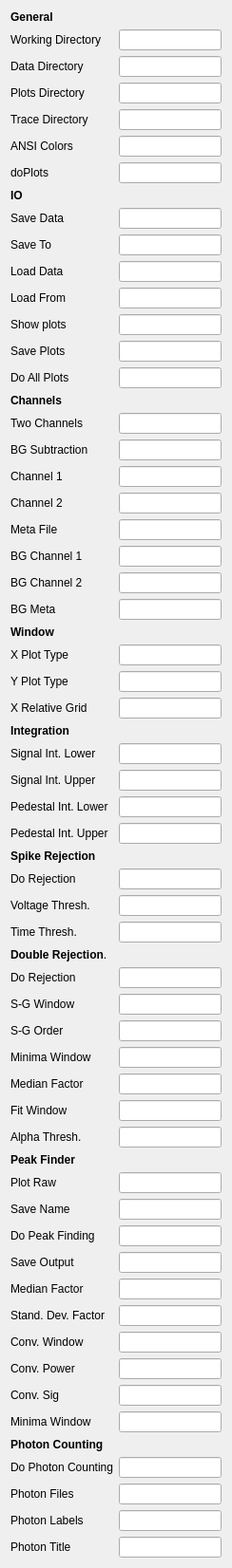
              <widget class="QWidget" name="MasterTab">
               <attribute name="title">
                <string>Master</string>
               </attribute>
               <layout class="QFormLayout" name="formLayout">
                <item row="1" column="0">
                 <widget class="QLabel" name="GeneralLabel">
                  <property name="text">
                   <string>&lt;b&gt;General&lt;/b&gt;</string>
                  </property>
                 </widget>
                </item>
                <item row="2" column="0">
                 <widget class="QLabel" name="workingDirLabel">
                  <property name="text">
                   <string>Working Directory</string>
                  </property>
                 </widget>
                </item>
                <item row="2" column="1">
                 <widget class="QLineEdit" name="workingDirRO">
                  <property name="readOnly">
                   <bool>true</bool>
                  </property>
                 </widget>
                </item>
                <item row="3" column="0">
                 <widget class="QLabel" name="dataDirLabel">
                  <property name="text">
                   <string>Data Directory</string>
                  </property>
                 </widget>
                </item>
                <item row="3" column="1">
                 <widget class="QLineEdit" name="dataDirRO">
                  <property name="readOnly">
                   <bool>true</bool>
                  </property>
                 </widget>
                </item>
                <item row="4" column="0">
                 <widget class="QLabel" name="plotsDirLabel">
                  <property name="text">
                   <string>Plots Directory</string>
                  </property>
                 </widget>
                </item>
                <item row="4" column="1">
                 <widget class="QLineEdit" name="plotsDirRO">
                  <property name="readOnly">
                   <bool>true</bool>
                  </property>
                 </widget>
                </item>
                <item row="5" column="0">
                 <widget class="QLabel" name="traceDirLabel">
                  <property name="text">
                   <string>Trace Directory</string>
                  </property>
                 </widget>
                </item>
                <item row="5" column="1">
                 <widget class="QLineEdit" name="traceDirRO">
                  <property name="readOnly">
                   <bool>true</bool>
                  </property>
                 </widget>
                </item>
                <item row="6" column="0">
                 <widget class="QLabel" name="ansiColorsLabel">
                  <property name="text">
                   <string>ANSI Colors</string>
                  </property>
                 </widget>
                </item>
                <item row="6" column="1">
                 <widget class="QLineEdit" name="ansiColorsRO">
                  <property name="readOnly">
                   <bool>true</bool>
                  </property>
                 </widget>
                </item>
                <item row="7" column="0">
                 <widget class="QLabel" name="doPlotsLabel">
                  <property name="text">
                   <string>doPlots</string>
                  </property>
                 </widget>
                </item>
                <item row="7" column="1">
                 <widget class="QLineEdit" name="doPlotsRO">
                  <property name="readOnly">
                   <bool>true</bool>
                  </property>
                 </widget>
                </item>
                <item row="8" column="0">
                 <widget class="QLabel" name="IOLabel">
                  <property name="text">
                   <string>&lt;b&gt;IO&lt;/b&gt;</string>
                  </property>
                 </widget>
                </item>
                <item row="9" column="0">
                 <widget class="QLabel" name="saveDataLabel">
                  <property name="text">
                   <string>Save Data</string>
                  </property>
                 </widget>
                </item>
                <item row="9" column="1">
                 <widget class="QLineEdit" name="saveDataRO">
                  <property name="readOnly">
                   <bool>true</bool>
                  </property>
                 </widget>
                </item>
                <item row="10" column="0">
                 <widget class="QLabel" name="saveToLabel">
                  <property name="text">
                   <string>Save To</string>
                  </property>
                 </widget>
                </item>
                <item row="10" column="1">
                 <widget class="QLineEdit" name="saveToRO">
                  <property name="readOnly">
                   <bool>true</bool>
                  </property>
                 </widget>
                </item>
                <item row="11" column="0">
                 <widget class="QLabel" name="loadLabel">
                  <property name="text">
                   <string>Load Data</string>
                  </property>
                 </widget>
                </item>
                <item row="11" column="1">
                 <widget class="QLineEdit" name="loadRO">
                  <property name="readOnly">
                   <bool>true</bool>
                  </property>
                 </widget>
                </item>
                <item row="12" column="0">
                 <widget class="QLabel" name="loadFromLabel">
                  <property name="text">
                   <string>Load From</string>
                  </property>
                 </widget>
                </item>
                <item row="12" column="1">
                 <widget class="QLineEdit" name="loadFromRO">
                  <property name="readOnly">
                   <bool>true</bool>
                  </property>
                 </widget>
                </item>
                <item row="13" column="0">
                 <widget class="QLabel" name="showPlotsLabel">
                  <property name="text">
                   <string>Show plots</string>
                  </property>
                 </widget>
                </item>
                <item row="13" column="1">
                 <widget class="QLineEdit" name="showPlotsRO">
                  <property name="readOnly">
                   <bool>true</bool>
                  </property>
                 </widget>
                </item>
                <item row="14" column="0">
                 <widget class="QLabel" name="savePlotsLabel">
                  <property name="text">
                   <string>Save Plots</string>
                  </property>
                 </widget>
                </item>
                <item row="14" column="1">
                 <widget class="QLineEdit" name="savePlotsRO">
                  <property name="readOnly">
                   <bool>true</bool>
                  </property>
                 </widget>
                </item>
                <item row="15" column="0">
                 <widget class="QLabel" name="allPlotsLabel">
                  <property name="text">
                   <string>Do All Plots</string>
                  </property>
                 </widget>
                </item>
                <item row="15" column="1">
                 <widget class="QLineEdit" name="allPlotsRO">
                  <property name="readOnly">
                   <bool>true</bool>
                  </property>
                 </widget>
                </item>
                <item row="16" column="0">
                 <widget class="QLabel" name="ChannelLabel">
                  <property name="text">
                   <string>&lt;b&gt;Channels&lt;/b&gt;</string>
                  </property>
                 </widget>
                </item>
                <item row="17" column="0">
                 <widget class="QLabel" name="doubleChannelLabel">
                  <property name="text">
                   <string>Two Channels</string>
                  </property>
                 </widget>
                </item>
                <item row="18" column="0">
                 <widget class="QLabel" name="BGSubtractionLabel">
                  <property name="text">
                   <string>BG Subtraction</string>
                  </property>
                 </widget>
                </item>
                <item row="19" column="0">
                 <widget class="QLabel" name="channel1Label">
                  <property name="text">
                   <string>Channel 1</string>
                  </property>
                 </widget>
                </item>
                <item row="20" column="0">
                 <widget class="QLabel" name="channel2Label">
                  <property name="text">
                   <string>Channel 2</string>
                  </property>
                 </widget>
                </item>
                <item row="21" column="0">
                 <widget class="QLabel" name="metaLabel">
                  <property name="text">
                   <string>Meta File</string>
                  </property>
                 </widget>
                </item>
                <item row="22" column="0">
                 <widget class="QLabel" name="channelBGLabel">
                  <property name="text">
                   <string>BG Channel 1</string>
                  </property>
                 </widget>
                </item>
                <item row="24" column="0">
                 <widget class="QLabel" name="channel2BGLabel">
                  <property name="text">
                   <string>BG Meta</string>
                  </property>
                 </widget>
                </item>
                <item row="23" column="0">
                 <widget class="QLabel" name="metaBG">
                  <property name="text">
                   <string>BG Channel 2</string>
                  </property>
                 </widget>
                </item>
                <item row="17" column="1">
                 <widget class="QLineEdit" name="doubleChannelRO">
                  <property name="readOnly">
                   <bool>true</bool>
                  </property>
                 </widget>
                </item>
                <item row="18" column="1">
                 <widget class="QLineEdit" name="BGSubtractionRO">
                  <property name="readOnly">
                   <bool>true</bool>
                  </property>
                 </widget>
                </item>
                <item row="19" column="1">
                 <widget class="QLineEdit" name="channel1RO">
                  <property name="readOnly">
                   <bool>true</bool>
                  </property>
                 </widget>
                </item>
                <item row="20" column="1">
                 <widget class="QLineEdit" name="channel2RO">
                  <property name="readOnly">
                   <bool>true</bool>
                  </property>
                 </widget>
                </item>
                <item row="21" column="1">
                 <widget class="QLineEdit" name="metaRO">
                  <property name="readOnly">
                   <bool>true</bool>
                  </property>
                 </widget>
                </item>
                <item row="22" column="1">
                 <widget class="QLineEdit" name="channel1BGRO">
                  <property name="readOnly">
                   <bool>true</bool>
                  </property>
                 </widget>
                </item>
                <item row="23" column="1">
                 <widget class="QLineEdit" name="channel2BGRO">
                  <property name="readOnly">
                   <bool>true</bool>
                  </property>
                 </widget>
                </item>
                <item row="24" column="1">
                 <widget class="QLineEdit" name="metaBGRO">
                  <property name="readOnly">
                   <bool>true</bool>
                  </property>
                 </widget>
                </item>
                <item row="25" column="0">
                 <widget class="QLabel" name="WindowLabel">
                  <property name="text">
                   <string>&lt;b&gt;Window&lt;/b&gt;</string>
                  </property>
                 </widget>
                </item>
                <item row="26" column="0">
                 <widget class="QLabel" name="xPlotTypeLabel">
                  <property name="text">
                   <string>X Plot Type</string>
                  </property>
                 </widget>
                </item>
                <item row="27" column="0">
                 <widget class="QLabel" name="yPlotTypeLabel">
                  <property name="text">
                   <string>Y Plot Type</string>
                  </property>
                 </widget>
                </item>
                <item row="28" column="0">
                 <widget class="QLabel" name="xRelativeGridLabel">
                  <property name="text">
                   <string>X Relative Grid</string>
                  </property>
                 </widget>
                </item>
                <item row="26" column="1">
                 <widget class="QLineEdit" name="xPlotTypeRO">
                  <property name="readOnly">
                   <bool>true</bool>
                  </property>
                 </widget>
                </item>
                <item row="27" column="1">
                 <widget class="QLineEdit" name="yPlotTypeRO">
                  <property name="readOnly">
                   <bool>true</bool>
                  </property>
                 </widget>
                </item>
                <item row="28" column="1">
                 <widget class="QLineEdit" name="xRelativeGridRO">
                  <property name="readOnly">
                   <bool>true</bool>
                  </property>
                 </widget>
                </item>
                <item row="29" column="0">
                 <widget class="QLabel" name="IntegrationLabel">
                  <property name="text">
                   <string>&lt;b&gt;Integration&lt;/b&gt;</string>
                  </property>
                 </widget>
                </item>
                <item row="30" column="0">
                 <widget class="QLabel" name="SILLabel">
                  <property name="text">
                   <string>Signal Int. Lower</string>
                  </property>
                 </widget>
                </item>
                <item row="31" column="0">
                 <widget class="QLabel" name="SIULabel">
                  <property name="text">
                   <string>Signal Int. Upper</string>
                  </property>
                 </widget>
                </item>
                <item row="32" column="0">
                 <widget class="QLabel" name="PILLabel">
                  <property name="text">
                   <string>Pedestal Int. Lower</string>
                  </property>
                 </widget>
                </item>
                <item row="33" column="0">
                 <widget class="QLabel" name="PIULabel">
                  <property name="text">
                   <string>Pedestal Int. Upper</string>
                  </property>
                 </widget>
                </item>
                <item row="30" column="1">
                 <widget class="QLineEdit" name="SILRO">
                  <property name="readOnly">
                   <bool>true</bool>
                  </property>
                 </widget>
                </item>
                <item row="31" column="1">
                 <widget class="QLineEdit" name="SIURO">
                  <property name="readOnly">
                   <bool>true</bool>
                  </property>
                 </widget>
                </item>
                <item row="32" column="1">
                 <widget class="QLineEdit" name="PILRO">
                  <property name="readOnly">
                   <bool>true</bool>
                  </property>
                 </widget>
                </item>
                <item row="33" column="1">
                 <widget class="QLineEdit" name="PIURO">
                  <property name="readOnly">
                   <bool>true</bool>
                  </property>
                 </widget>
                </item>
                <item row="34" column="0">
                 <widget class="QLabel" name="SpikeRejectionLabel">
                  <property name="text">
                   <string>&lt;html&gt;&lt;head/&gt;&lt;body&gt;&lt;p&gt;&lt;span style=&quot; font-weight:600;&quot;&gt;Spike Rejection&lt;/span&gt;&lt;/p&gt;&lt;/body&gt;&lt;/html&gt;</string>
                  </property>
                 </widget>
                </item>
                <item row="35" column="0">
                 <widget class="QLabel" name="doSpikeRejectionLabel">
                  <property name="text">
                   <string>Do Rejection</string>
                  </property>
                 </widget>
                </item>
                <item row="36" column="0">
                 <widget class="QLabel" name="voltageThreshholdLabel">
                  <property name="text">
                   <string>Voltage Thresh.</string>
                  </property>
                 </widget>
                </item>
                <item row="37" column="0">
                 <widget class="QLabel" name="timeThresholdLabel">
                  <property name="text">
                   <string>Time Thresh.</string>
                  </property>
                 </widget>
                </item>
                <item row="35" column="1">
                 <widget class="QLineEdit" name="doSpikeRejectionRO">
                  <property name="readOnly">
                   <bool>true</bool>
                  </property>
                 </widget>
                </item>
                <item row="36" column="1">
                 <widget class="QLineEdit" name="voltageThresholdRO">
                  <property name="readOnly">
                   <bool>true</bool>
                  </property>
                 </widget>
                </item>
                <item row="37" column="1">
                 <widget class="QLineEdit" name="timeThresholdRO">
                  <property name="readOnly">
                   <bool>true</bool>
                  </property>
                 </widget>
                </item>
                <item row="38" column="0">
                 <widget class="QLabel" name="SmoothedDoubleRejectionLabel">
                  <property name="text">
                   <string>&lt;b&gt;Double Rejection&lt;/b&gt;.</string>
                  </property>
                 </widget>
                </item>
                <item row="39" column="0">
                 <widget class="QLabel" name="doDoubleRejectionLabel">
                  <property name="text">
                   <string>Do Rejection</string>
                  </property>
                 </widget>
                </item>
                <item row="40" column="0">
                 <widget class="QLabel" name="SGWindowLabel">
                  <property name="text">
                   <string>S-G Window</string>
                  </property>
                 </widget>
                </item>
                <item row="41" column="0">
                 <widget class="QLabel" name="SGOrderLabel">
                  <property name="text">
                   <string>S-G Order</string>
                  </property>
                 </widget>
                </item>
                <item row="45" column="0">
                 <widget class="QLabel" name="alphaThresholdLabel">
                  <property name="text">
                   <string>Alpha Thresh.</string>
                  </property>
                 </widget>
                </item>
                <item row="44" column="0">
                 <widget class="QLabel" name="fitWindowLabel">
                  <property name="text">
                   <string>Fit Window</string>
                  </property>
                 </widget>
                </item>
                <item row="43" column="0">
                 <widget class="QLabel" name="medianFactorDRLabel">
                  <property name="text">
                   <string>Median Factor</string>
                  </property>
                 </widget>
                </item>
                <item row="42" column="0">
                 <widget class="QLabel" name="minimaWindowDRLabel">
                  <property name="text">
                   <string>Minima Window</string>
                  </property>
                 </widget>
                </item>
                <item row="39" column="1">
                 <widget class="QLineEdit" name="doDoubleRejectionRO">
                  <property name="readOnly">
                   <bool>true</bool>
                  </property>
                 </widget>
                </item>
                <item row="40" column="1">
                 <widget class="QLineEdit" name="SGWindowRO">
                  <property name="readOnly">
                   <bool>true</bool>
                  </property>
                 </widget>
                </item>
                <item row="41" column="1">
                 <widget class="QLineEdit" name="SGOrderRO">
                  <property name="readOnly">
                   <bool>true</bool>
                  </property>
                 </widget>
                </item>
                <item row="42" column="1">
                 <widget class="QLineEdit" name="minimaWindowDRRO">
                  <property name="readOnly">
                   <bool>true</bool>
                  </property>
                 </widget>
                </item>
                <item row="43" column="1">
                 <widget class="QLineEdit" name="medianFactorDRRO">
                  <property name="readOnly">
                   <bool>true</bool>
                  </property>
                 </widget>
                </item>
                <item row="44" column="1">
                 <widget class="QLineEdit" name="fitWindowRO">
                  <property name="readOnly">
                   <bool>true</bool>
                  </property>
                 </widget>
                </item>
                <item row="45" column="1">
                 <widget class="QLineEdit" name="alphaThresholdRO">
                  <property name="readOnly">
                   <bool>true</bool>
                  </property>
                 </widget>
                </item>
                <item row="46" column="0">
                 <widget class="QLabel" name="PeakFinderLabel">
                  <property name="text">
                   <string>&lt;b&gt;Peak Finder&lt;/b&gt;</string>
                  </property>
                 </widget>
                </item>
                <item row="56" column="0">
                 <widget class="QLabel" name="minimaWindowPFLabel">
                  <property name="text">
                   <string>Minima Window</string>
                  </property>
                 </widget>
                </item>
                <item row="47" column="0">
                 <widget class="QLabel" name="plotRawLabel">
                  <property name="text">
                   <string>Plot Raw</string>
                  </property>
                 </widget>
                </item>
                <item row="55" column="0">
                 <widget class="QLabel" name="convSigLabel">
                  <property name="text">
                   <string>Conv. Sig</string>
                  </property>
                 </widget>
                </item>
                <item row="54" column="0">
                 <widget class="QLabel" name="convPowerLabel">
                  <property name="text">
                   <string>Conv. Power</string>
                  </property>
                 </widget>
                </item>
                <item row="53" column="0">
                 <widget class="QLabel" name="convWindowLabel">
                  <property name="text">
                   <string>Conv. Window</string>
                  </property>
                 </widget>
                </item>
                <item row="52" column="0">
                 <widget class="QLabel" name="stdFactorLabel">
                  <property name="text">
                   <string>Stand. Dev. Factor</string>
                  </property>
                 </widget>
                </item>
                <item row="51" column="0">
                 <widget class="QLabel" name="medianFactorPFLabel">
                  <property name="text">
                   <string>Median Factor</string>
                  </property>
                 </widget>
                </item>
                <item row="50" column="0">
                 <widget class="QLabel" name="savePhotonsLabel">
                  <property name="text">
                   <string>Save Output</string>
                  </property>
                 </widget>
                </item>
                <item row="49" column="0">
                 <widget class="QLabel" name="doPeakFinderLabel">
                  <property name="text">
                   <string>Do Peak Finding</string>
                  </property>
                 </widget>
                </item>
                <item row="48" column="0">
                 <widget class="QLabel" name="photonFilenameLabel">
                  <property name="text">
                   <string>Save Name</string>
                  </property>
                 </widget>
                </item>
                <item row="47" column="1">
                 <widget class="QLineEdit" name="plotRawRO">
                  <property name="readOnly">
                   <bool>true</bool>
                  </property>
                 </widget>
                </item>
                <item row="48" column="1">
                 <widget class="QLineEdit" name="photonFilenameRO">
                  <property name="readOnly">
                   <bool>true</bool>
                  </property>
                 </widget>
                </item>
                <item row="49" column="1">
                 <widget class="QLineEdit" name="doPeakFinderRO">
                  <property name="readOnly">
                   <bool>true</bool>
                  </property>
                 </widget>
                </item>
                <item row="50" column="1">
                 <widget class="QLineEdit" name="savePhotonsRO">
                  <property name="readOnly">
                   <bool>true</bool>
                  </property>
                 </widget>
                </item>
                <item row="51" column="1">
                 <widget class="QLineEdit" name="medianFactorPFRO">
                  <property name="readOnly">
                   <bool>true</bool>
                  </property>
                 </widget>
                </item>
                <item row="52" column="1">
                 <widget class="QLineEdit" name="stdFactorRO">
                  <property name="readOnly">
                   <bool>true</bool>
                  </property>
                 </widget>
                </item>
                <item row="53" column="1">
                 <widget class="QLineEdit" name="convWindowRO">
                  <property name="readOnly">
                   <bool>true</bool>
                  </property>
                 </widget>
                </item>
                <item row="54" column="1">
                 <widget class="QLineEdit" name="convPowerRO">
                  <property name="readOnly">
                   <bool>true</bool>
                  </property>
                 </widget>
                </item>
                <item row="55" column="1">
                 <widget class="QLineEdit" name="convSigRO">
                  <property name="readOnly">
                   <bool>true</bool>
                  </property>
                 </widget>
                </item>
                <item row="56" column="1">
                 <widget class="QLineEdit" name="minimaWindowPFRO">
                  <property name="readOnly">
                   <bool>true</bool>
                  </property>
                 </widget>
                </item>
                <item row="57" column="0">
                 <widget class="QLabel" name="PhotonCountingLabel">
                  <property name="text">
                   <string>&lt;b&gt;Photon Counting&lt;/b&gt;</string>
                  </property>
                 </widget>
                </item>
                <item row="61" column="0">
                 <widget class="QLabel" name="photonTitleLabel">
                  <property name="text">
                   <string>Photon Title</string>
                  </property>
                 </widget>
                </item>
                <item row="60" column="0">
                 <widget class="QLabel" name="photonLabelsLabel">
                  <property name="text">
                   <string>Photon Labels</string>
                  </property>
                 </widget>
                </item>
                <item row="59" column="0">
                 <widget class="QLabel" name="photonFilesLabel">
                  <property name="text">
                   <string>Photon Files</string>
                  </property>
                 </widget>
                </item>
                <item row="58" column="0">
                 <widget class="QLabel" name="doPhotonCountingLabel">
                  <property name="text">
                   <string>Do Photon Counting</string>
                  </property>
                 </widget>
                </item>
                <item row="58" column="1">
                 <widget class="QLineEdit" name="doPhotonCountingRO">
                  <property name="readOnly">
                   <bool>true</bool>
                  </property>
                 </widget>
                </item>
                <item row="59" column="1">
                 <widget class="QLineEdit" name="photonFilesRO">
                  <property name="readOnly">
                   <bool>true</bool>
                  </property>
                 </widget>
                </item>
                <item row="60" column="1">
                 <widget class="QLineEdit" name="photonLabelsRO">
                  <property name="readOnly">
                   <bool>true</bool>
                  </property>
                 </widget>
                </item>
                <item row="61" column="1">
                 <widget class="QLineEdit" name="photonTitleRO">
                  <property name="readOnly">
                   <bool>true</bool>
                  </property>
                 </widget>
                </item>
               </layout>
              </widget>
